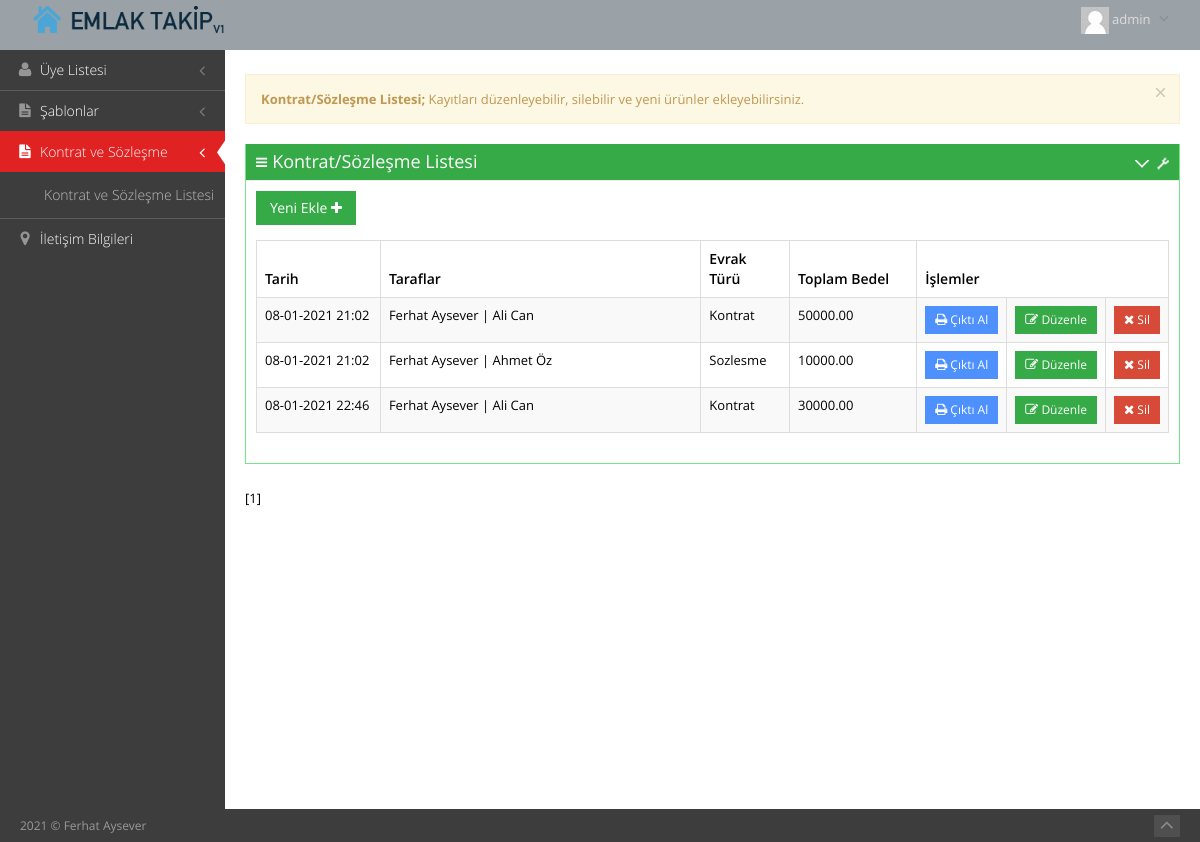
Page /index.php?q=kontrat_listesi (signed in) on the committed database.
### tables this page shows
CREATE TABLE `sozlesmeler` (
  `id` int(11) NOT NULL,
  `Type` varchar(25) NOT NULL,
  `No` varchar(100) NOT NULL,
  `Customerid` int(11) NOT NULL,
  `CustomerName` varchar(250) NOT NULL,
  `OwnerName` varchar(250) NOT NULL,
  `Ownerid` int(11) NOT NULL,
  `Total` decimal(15,2) NOT NULL,
  `Currency` varchar(20) NOT NULL,
  `CrDate` datetime NOT NULL DEFAULT CURRENT_TIMESTAMP,
  `Status` varchar(25) NOT NULL,
  `Adres` varchar(500) NOT NULL,
  `Mesken` varchar(200) NOT NULL,
  `Sure` varchar(50) NOT NULL,
  `Tarih` varchar(50) NOT NULL,
  `Demirbas` varchar(500) NOT NULL,
  `Aciklama` varchar(500) NOT NULL
);

### pages/kontrat_list.php (the view, shortened to what this page needs)
<?php
$sayfada = 25;
$sorgu = mysql_query('SELECT COUNT(*) AS toplam FROM sozlesmeler');
$sonuc = mysql_fetch_assoc($sorgu);
$toplam_icerik = $sonuc['toplam'];
$toplam_sayfa = ceil($toplam_icerik / $sayfada);
$sayfa = isset($_GET['sayfa']) ? (int) $_GET['sayfa'] : 1;
$limit = ($sayfa - 1) * $sayfada;
$sql=mysql_query("Select * from sozlesmeler order by id LIMIT " . $limit . ", " . $sayfada);
?>
<div class="page-content">
    <div class="alert alert-warning alert-dismissable">
        <button type="button" class="close" data-dismiss="alert" aria-hidden="true"></button>
        <strong>Kontrat/Sözleşme Listesi; </strong> Kayıtları düzenleyebilir, silebilir ve yeni ürünler ekleyebilirsiniz.
    </div>
    <div class="row">
        <div class="col-md-12">
            <div class="portlet box green">
                <div class="portlet-title">
                    <div class="caption"><i class="icon-reorder"></i>
                        Kontrat/Sözleşme Listesi
                    </div>
                    <div class="tools">
                        <a href="javascript:;" class="collapse"></a>
                        <a href="#portlet-config" data-toggle="modal" class="config"></a>
                    </div>
                </div>
                <div class="portlet-body">
                    <div class="table-toolbar">
                        <div class="btn-group">
                            <a href="index.php?q=yeni_kontrat">
                                <button id="sample_editable_1_new" class="btn green">
                                    Yeni Ekle <i class="icon-plus"></i>
                                </button>
                            </a>
                        </div>
                    </div>
                    <table class="table table-striped table-hover table-bordered" id="sample_editable_1">
                        <thead>
                        <tr>
                            <th width="15%">Tarih</th>
                            <th width="40%">Taraflar</th>
                            <th width="10%">Evrak Türü</th>
                            <th width="15%">Toplam Bedel</th>
                            <th width="20%" colspan="3">İşlemler</th>
                        </tr>
                        </thead>
                        <tbody>
                        <?php
                        while($res=@mysql_fetch_assoc($sql))
                        {
                            ?>
                            <tr>
                                <td><?php echo date('d-m-Y H:i',strtotime($res['CrDate']));?></td>
                                <td><?php echo $res['CustomerName'];?> | <?php echo $res['OwnerName'];?></td>
                                <td><?php echo $res['Type'];?></td>
                                <td><?php echo $res['Total'];?></td>
                                <td><a class="btn btn-sm blue" target="_blank" href="?q=kontrat_dokum&id=<?php echo $res['id'];?>"><i class="icon-print"></i> Çıktı Al</a></td>
                                <td><a class="btn btn-sm green" href="?q=kontrat_duzenle&id=<?php echo $res['id'];?>"><i class="icon-edit"></i> Düzenle</a></td>
                                <td><a class="btn btn-sm red" href="#" onClick="KontratSil(<?php echo $res['id'];?>);"><i class="icon-remove"></i> Sil</a></td>
                            </tr>
                            <?php
                        }
                        ?>
                        </tbody>
                    </table>
                </div>
            </div>
        </div>
    </div>
    <?php
    $sayfa_goster = 11;
    $en_az_orta = ceil($sayfa_goster/2);
    $en_fazla_orta = ($toplam_sayfa+1) - $en_az_orta;
    $sayfa_orta = $sayfa;
    if($sayfa_orta < $en_az_orta) $sayfa_orta = $en_az_orta;
    if($sayfa_orta > $en_fazla_orta) $sayfa_orta = $en_fazla_orta;
    $sol_sayfalar = round($sayfa_orta - (($sayfa_goster-1) / 2));
    $sag_sayfalar = round((($sayfa_goster-1) / 2) + $sayfa_orta);
    if($sol_sayfalar < 1) $sol_sayfalar = 1;
    for($s = $sol_sayfalar; $s <= $sag_sayfalar; $s++) {
        if($sayfa == $s) {
            echo '[' . $s . '] ';
        } else {
            echo '<a href="?q=kontrat_listesi&sayfa='.$s.'">'.$s.'</a> ';
        }
    }
    ?>
</div>

### assets/css/style-metronic.css (style rules this page uses)
.btn { border-width: 0; padding: 7px 14px; font-size: 14px; outline: none !important; -webkit-box-shadow: none !important; -moz-box-shadow: none !important; box-shadow: none !important; -webkit-border-radius: 0 !important; -moz-border-radius: 0 !important; border-radius: 0 !important; -webkit-text-shadow: none; -moz-text-shadow: none; text-shadow: none; }
.btn.red { color: white; text-shadow: none; background-color: #d84a38; }
.btn.blue { color: white; text-shadow: none; background-color: #4d90fe; }
.btn.green { color: white; text-shadow: none; background-color: #35aa47; }
.btn > i { font-size: 14px; }
.btn-sm, .btn-xs { padding: 5px 10px; font-size: 12px; line-height: 1.5; }
.btn-sm > i, .btn-xs > i { font-size: 13px; }
.table thead > tr > th { border-bottom: 0; }

### assets/css/style-responsive.css (style rules this page uses)
@media (min-width: 992px) { .page-content { margin-left: 225px; margin-top: 0px; min-height: 760px; padding: 25px 20px 20px 20px; } }

### assets/css/themes/default.css (style rules this page uses)
body { background-color: #3d3d3d !important; }

### index.php (style rules this page uses)
body,td,th { font-family: "Open Sans", sans-serif; }

### rows in the picture
sozlesmeler: CrDate "08-01-2021 21:02", CustomerName "Ferhat Aysever", OwnerName "Ali Can", Type "Kontrat", Total "50000.00"
sozlesmeler: CrDate "08-01-2021 21:02", CustomerName "Ferhat Aysever", OwnerName "Ahmet Öz", Type "Sozlesme", Total "10000.00"
sozlesmeler: CrDate "08-01-2021 22:46", CustomerName "Ferhat Aysever", OwnerName "Ali Can", Type "Kontrat", Total "30000.00"

### other values in the picture
$User "admin"
